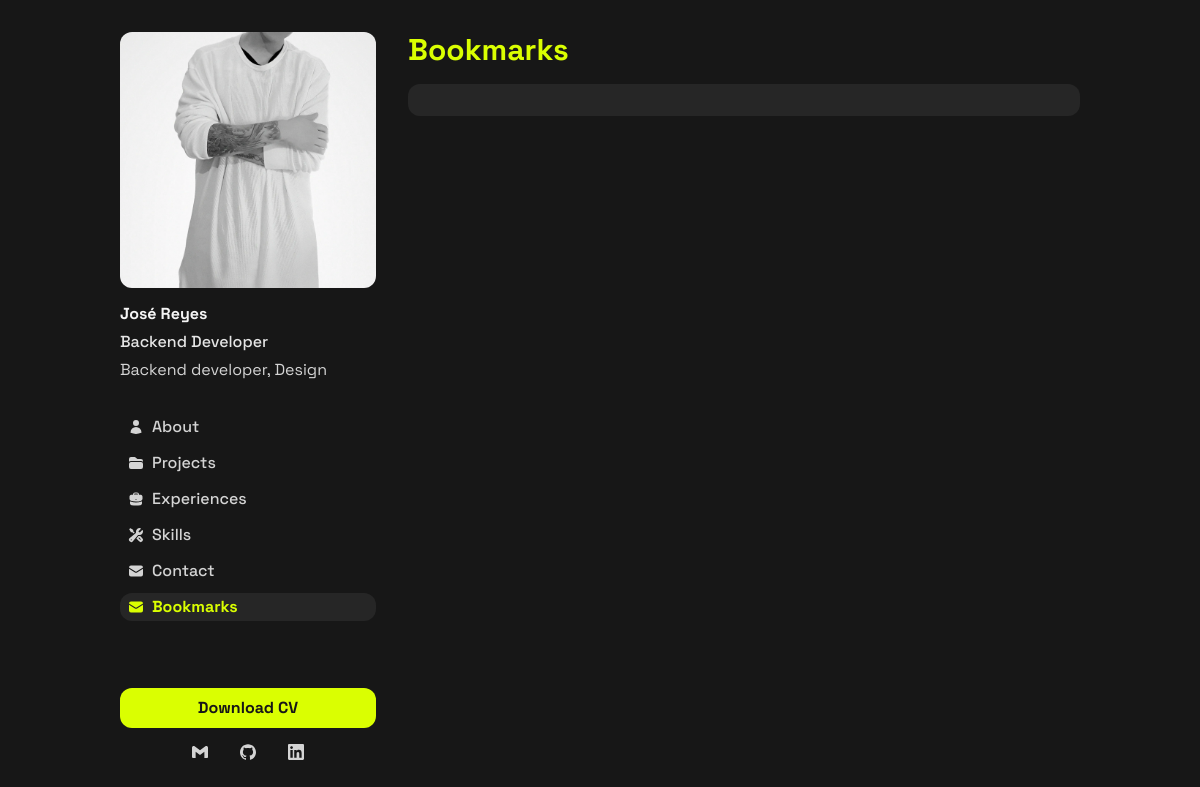
The page /bookmarks/ on the database as committed earlier.
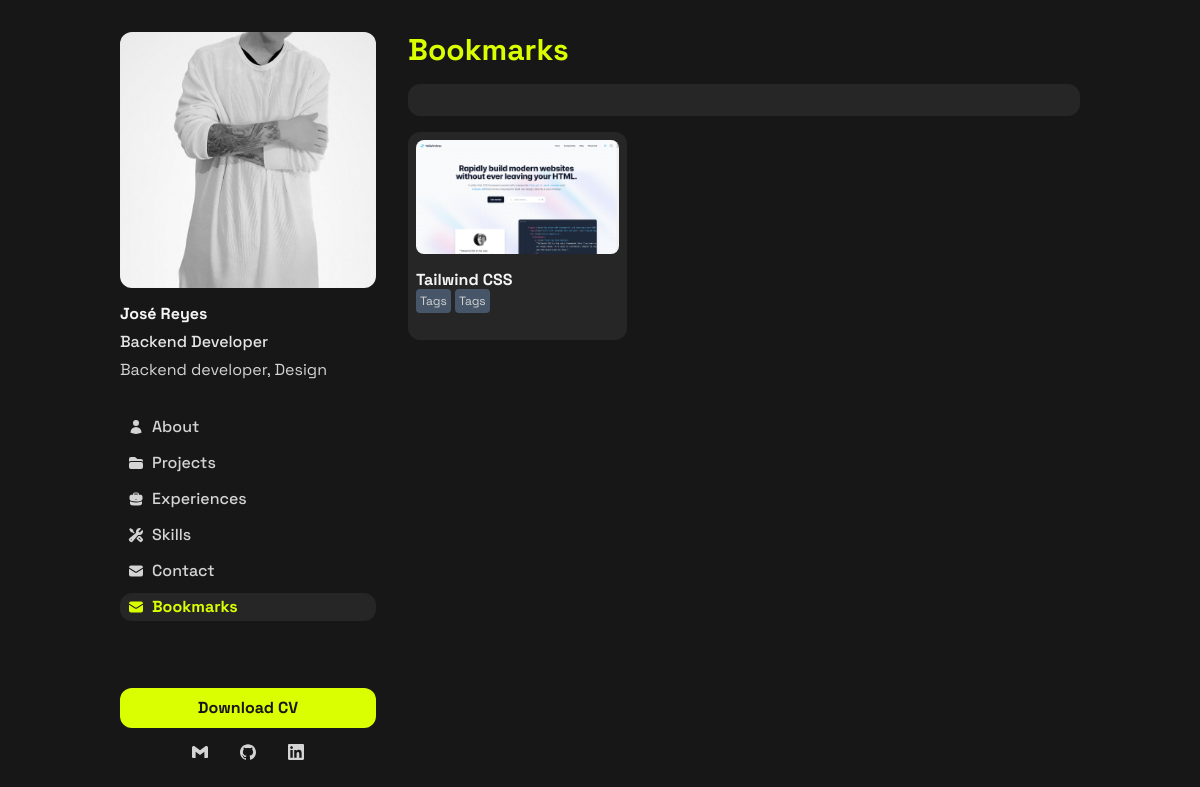
The same page on the database as committed later.
### apps/base/models.py (models this page shows, shortened)
class Portfolio(models.Model):
    full_name = models.CharField(max_length=100, verbose_name=_('Full Name'))
    specialization = models.CharField(max_length=255, verbose_name=_('Specialization'))
    bio = models.TextField(verbose_name=_('Bio'))
    about_me = models.TextField(verbose_name=_('About Me'))
    gmail = models.URLField(blank=True, verbose_name=_('Gmail'))
    github = models.URLField(blank=True, verbose_name=_('GitHub'))
    linkedin = models.URLField(blank=True, verbose_name=_('LinkedIn'))
    image_file = models.ImageField(upload_to='portfolio/', verbose_name=_('Image File'))
    resume_file = models.FileField(
        upload_to='portfolio/', null=True, blank=True, verbose_name=_('Resume File')
    )
    class Meta:
        verbose_name = _("Portfolio")
        verbose_name_plural = _("Portfolio")

### apps/bookmarks/models.py (models this page shows, shortened)
class Bookmark(models.Model):
    name = models.CharField(max_length=100, verbose_name=_('Name'))
    description = models.TextField(blank=True, verbose_name=_('Description'))
    website = models.URLField(verbose_name=_('Website'))
    image = models.ImageField(upload_to='bookmarks/', verbose_name=_('Image'))
    status = models.BooleanField(default=True, verbose_name=_('Status'))
    class Meta:
        verbose_name = _("Bookmark")
        verbose_name_plural = _("Bookmarks")

### apps/bookmarks/views.py (the view)
# urls.py: path('', BookmarksListView.as_view(), name='bookmark_list'),
class BookmarksListView(ListView):
    model = Bookmark
    template_name = 'bookmarks/bookmark_list.html'
    context_object_name = 'bookmarks'
    paginate_by = 12
    def get_queryset(self):
        queryset = Bookmark.objects.filter(status=True)
        return queryset

### apps/base/context_processors.py (called while the page is built)
def portfolio_context(_request):
    portfolio = Portfolio.objects.first()
    return {'portfolio': portfolio}

### templates/bookmarks/bookmark_list.html (shortened to what this page needs)
{% extends 'layouts/base.html' %}{% load i18n %}
{% block content %}
<section class="section">
  <h2 class="section__title">{% trans "Bookmarks" %}</h2>
  <nav class="box"></nav>
  {% for bookmark in bookmarks %}
  <section class="grid grid-cols-3 gap-2">
    <article class="bg-neutral-800 p-2 rounded-xl w-full h-52">
      <a href="{{ bookmark.website }}" target="_blank" class="space-y-4">
        <img src="{{ bookmark.image.url }}" alt="{{ bookmark.name }}" class="rounded-lg">
        <span class="text__bold block">{{ bookmark.name }}</span>
        <span class="text-xs p-1 bg-slate-600 rounded">Tags</span>
        <span class="text-xs p-1 bg-slate-600 rounded">Tags</span>
      </a>
    </article>
  </section>
  {% endfor %}
</section>
{% endblock %}

### templates/layouts/base.html (shortened to what this page needs)
{% load static i18n %}
<!DOCTYPE html>
<html lang="en">
<head>
  <link rel="stylesheet" href="{% static 'css/output.css' %}">
</head>
<body class="container styles">
  {% include 'includes/sidebar.html' %}
  <main class="sm:ml-72 p-8" id="main">
    {% block content %}{% endblock content %}
  </main>
</body>
</html>

### templates/includes/sidebar.html (shortened to what this page needs)
{% load static i18n %}
<aside id="sidebar" class="sidebar">
  <figure>
    <img src="{{ portfolio.image_file.url }}" alt="{{ portfolio.full_name }}" class="sidebar__avatar">
  </figure>
  <div class="sidebar__info">
    <h1 class="text__bold">{{ portfolio.full_name }}</h1>
    <span class="text__medium">{{ portfolio.specialization }}</span>
    <span>{{ portfolio.bio }}</span>
  </div>
  <nav class="sidebar__nav">
    <ul class="space-y-2">
      <li>
        <a href="{% url 'home:landing_view' %}#main" class="sidebar__link">
          <span>{% trans "About" %}</span>
        </a>
      </li>
      <li>
        <a href="{% url 'home:landing_view' %}#projects-section" class="sidebar__link">
          <span>{% trans "Projects" %}</span>
        </a>
      </li>
      <li>
        <a href="{% url 'home:landing_view' %}#experiences-section" class="sidebar__link">
          <span>{% trans "Experiences" %}</span>
        </a>
      </li>
      <li>
        <a href="{% url 'home:landing_view' %}#skills-section" class="sidebar__link">
          <span>{% trans "Skills" %}</span>
        </a>
      </li>
      <li>
        <a href="{% url 'home:landing_view' %}#contact-section" class="sidebar__link">
          <svg xmlns="http://www.w3.org/2000/svg" viewBox="0 0 24 24" fill="currentColor" class="icon">
            <path d="M1.5 8.67v8.58a3 3 0 0 0 3 3h15a3 3 0 0 0 3-3V8.67l-8.928 5.493a3 3 0 0 1-3.144 0L1.5 8.67Z" />
            <path d="M22.5 6.908V6.75a3 3 0 0 0-3-3h-15a3 3 0 0 0-3 3v.158l9.714 5.978a1.5 1.5 0 0 0 1.572 0L22.5 6.908Z" />
          </svg>
          <span>{% trans "Contact" %}</span>
        </a>
      </li>
      <li>
        <a href="{% url 'bookmarks:bookmark_list' %}"
          {% if request.path == '/bookmarks/' %}class="sidebar__link--active"{% else %}class="sidebar__link"{% endif %} >
          <svg xmlns="http://www.w3.org/2000/svg" viewBox="0 0 24 24" fill="currentColor" class="icon">
            <path d="M1.5 8.67v8.58a3 3 0 0 0 3 3h15a3 3 0 0 0 3-3V8.67l-8.928 5.493a3 3 0 0 1-3.144 0L1.5 8.67Z" />
            <path d="M22.5 6.908V6.75a3 3 0 0 0-3-3h-15a3 3 0 0 0-3 3v.158l9.714 5.978a1.5 1.5 0 0 0 1.572 0L22.5 6.908Z" />
          </svg>
          <span>{% trans "Bookmarks" %}</span>
        </a>
      </li>
    </ul>
  </nav>
  <div class="mt-auto space-y-2">
    {% if portfolio.resume_file %}
    <a href="{{ portfolio.resume_file.url }}" role="button" target="_blank" class="btn btn__primary">{% trans "Download CV" %}</a>
    {% else %}
    <a href="#" role="button" class="btn btn__primary">{% trans "No Resume Available" %}</a>
    {% endif %}
    <div class="flex justify-center">
      <a href="{{ portfolio.gmail }}" role="button" title="Gmail" target="_blank" class="sidebar__link--box" rel="noopener noreferrer">
      </a>
      <a href="{{ portfolio.github }}" role="button" title="GitHub" target="_blank" class="sidebar__link--box" rel="noopener noreferrer">
      </a>
      <a href="{{ portfolio.linkedin }}" role="button" title="LinkedIn" target="_blank" class="sidebar__link--box" rel="noopener noreferrer">
      </a>
    </div>
  </div>
</aside>

Rows that differ between the two databases and show on the page:
added Bookmark: image (picture), name "Tailwind CSS"
